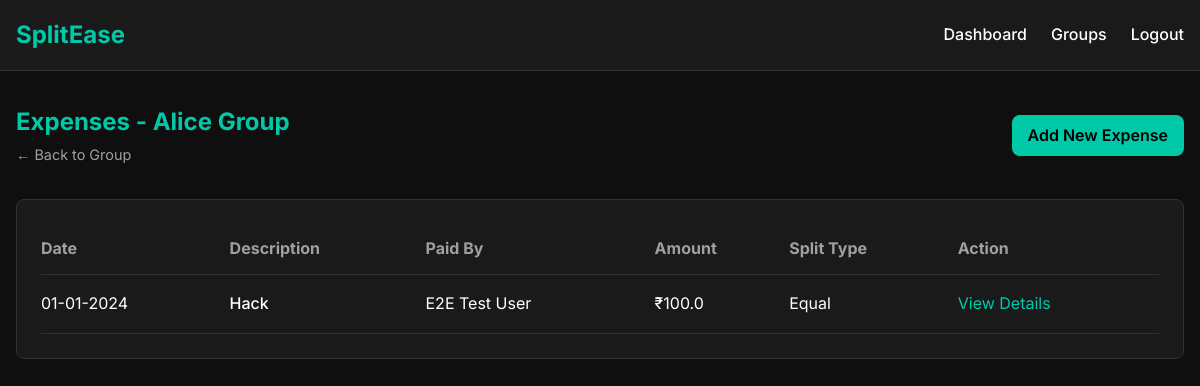
Screenshot of /groups/3/expenses (signed in) with the database file from the repository.
### models.py (models this page shows, shortened)
class Group(Base):
    __tablename__ = "groups"
    id = Column(Integer, primary_key=True, index=True)
    name = Column(String, nullable=False)
    created_at = Column(DateTime, default=func.now())
    members = relationship("GroupMember", back_populates="group", cascade="all, delete-orphan")
    expenses = relationship("Expense", back_populates="group", cascade="all, delete-orphan")
    settlements = relationship("Settlement", back_populates="group", cascade="all, delete-orphan")
    import_logs = relationship("ImportLog", back_populates="group", cascade="all, delete-orphan")

class Expense(Base):
    __tablename__ = "expenses"
    id = Column(Integer, primary_key=True, index=True)
    group_id = Column(Integer, ForeignKey("groups.id"), index=True)
    description = Column(String, nullable=False)
    paid_by = Column(Integer, ForeignKey("users.id"), index=True)
    amount = Column(Float, nullable=False)
    currency = Column(String(3), default='INR')
    amount_inr = Column(Float, nullable=False)
    split_type = Column(String(20), nullable=True)
    date = Column(Date, nullable=False, index=True)
    is_settlement = Column(Boolean, default=False)
    is_flagged = Column(Boolean, default=False)
    flag_reason = Column(Text, nullable=True)
    created_at = Column(DateTime, default=func.now())
    group = relationship("Group", back_populates="expenses")
    payer = relationship("User", back_populates="expenses_paid")
    splits = relationship("ExpenseSplit", back_populates="expense", cascade="all, delete-orphan")

class User(Base):
    __tablename__ = "users"
    id = Column(Integer, primary_key=True, index=True)
    name = Column(String, nullable=False)
    email = Column(String, unique=True, index=True, nullable=False)
    password_hash = Column(String, nullable=False)
    created_at = Column(DateTime, default=func.now())
    group_memberships = relationship("GroupMember", back_populates="user", cascade="all, delete-orphan")
    expenses_paid = relationship("Expense", back_populates="payer")
    expense_splits = relationship("ExpenseSplit", back_populates="user")
    settlements_paid = relationship("Settlement", foreign_keys="[Settlement.from_user_id]", back_populates="from_user")
    settlements_received = relationship("Settlement", foreign_keys="[Settlement.to_user_id]", back_populates="to_user")

### routers/expense_routes.py (the view)
@router.get("/groups/{group_id}/expenses", response_class=HTMLResponse)
async def list_expenses(
    request: Request,
    group_id: int,
    db: Session = Depends(get_db),
    current_user: User = Depends(get_current_user)
):
    group = db.query(Group).filter(Group.id == group_id).first()
    if not group:
        raise HTTPException(status_code=404, detail="Group not found")
    expenses = db.query(Expense).filter(
        Expense.group_id == group_id,
        Expense.is_settlement == False
    ).order_by(Expense.date.desc()).all()
    return templates.TemplateResponse(request=request, name="expense_list.html", context=
        {"request": request, "user": current_user, "group": group, "expenses": expenses}
    )

### templates/expense_list.html (shortened to what this page needs)
{% extends "base.html" %}
{% block content %}
<div style="display: flex; justify-content: space-between; align-items: center; margin-bottom: 2rem;">
    <div>
        <h2 style="color: var(--accent-teal);">Expenses - {{ group.name }}</h2>
        <a href="/groups/{{ group.id }}" style="color: var(--text-muted); font-size: 0.9rem;">&larr; Back to Group</a>
    </div>
    <a href="/groups/{{ group.id }}/expenses/add" class="btn btn-primary">Add New Expense</a>
</div>
<div class="card">
    <table style="width: 100%; border-collapse: collapse; text-align: left;">
        <thead>
            <tr style="border-bottom: 1px solid var(--border-color); color: var(--text-muted);">
                <th style="padding: 0.75rem 0;">Date</th>
                <th style="padding: 0.75rem 0;">Description</th>
                <th style="padding: 0.75rem 0;">Paid By</th>
                <th style="padding: 0.75rem 0;">Amount</th>
                <th style="padding: 0.75rem 0;">Split Type</th>
                <th style="padding: 0.75rem 0;">Action</th>
            </tr>
        </thead>
        <tbody>
            {% for exp in expenses %}
            <tr style="border-bottom: 1px solid var(--border-color);">
                <td style="padding: 1rem 0;">{{ exp.date.strftime('%d-%m-%Y') }}</td>
                <td style="padding: 1rem 0; font-weight: 500;">
                    {{ exp.description }}
                </td>
                <td style="padding: 1rem 0;">{{ exp.payer.name }}</td>
                <td style="padding: 1rem 0;">
                    {% if exp.currency != 'INR' %}
                        {{ exp.amount }} {{ exp.currency }} <br>
                        <small style="color: var(--text-muted);">(₹{{ exp.amount_inr }})</small>
                    {% else %}
                        ₹{{ exp.amount }}
                    {% endif %}
                </td>
                <td style="padding: 1rem 0; text-transform: capitalize;">{{ exp.split_type }}</td>
                <td style="padding: 1rem 0;">
                    <a href="/expenses/{{ exp.id }}" style="color: var(--accent-teal);">View Details</a>
                </td>
            </tr>
            {% else %}
            <tr>
                <td colspan="6" style="padding: 2rem 0; text-align: center; color: var(--text-muted);">
                    No expenses recorded yet.
                </td>
            </tr>
            {% endfor %}
        </tbody>
    </table>
</div>
{% endblock %}

### static/style.css (style rules this page uses)
:root { --bg-dark: #0f0f0f; --bg-card: #1a1a1a; --text-main: #ffffff; --text-muted: #a0a0a0; --accent-teal: #00c9a7; --accent-teal-hover: #00b396; --error-red: #ff4d4f; --success-green: #28a745; --border-color: #333333; --border-radius: 8px; --spacing-md: 16px; --spacing-lg: 24px; }
* { box-sizing: border-box; margin: 0; padding: 0; }
body { font-family: 'Inter', sans-serif; background-color: var(--bg-dark); color: var(--text-main); line-height: 1.6; }
a { color: var(--accent-teal); text-decoration: none; transition: color 0.2s; }
.btn { display: inline-block; padding: 0.5rem 1rem; border-radius: var(--border-radius); font-weight: 600; cursor: pointer; border: none; transition: all 0.2s; }
.btn-primary { background-color: var(--accent-teal); color: #000; }
.card { background-color: var(--bg-card); border: 1px solid var(--border-color); border-radius: var(--border-radius); padding: var(--spacing-lg); }

### rows the page displays
Group: name "Alice Group"
Expense: date "01-01-2024", description "Hack", payer.name "E2E Test User", amount "100.0", split_type "Equal"
